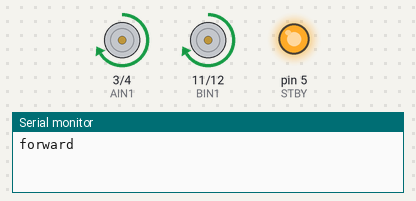
The sketch below on a simulated Arduino Uno, built with avr-gcc and run on an emulated ATmega328P. On the bench: motor-driver pin pairs drawn as motors (green arrow = first pin HIGH = forward, orange = second pin HIGH = backward, longer = more drive, scaled by the enable pin, stopped while the standby pin is LOW), output pins drawn as LEDs (lit = HIGH), the last lines printed to the serial monitor.

Above: at 2.5 s.
At 6.0 s:
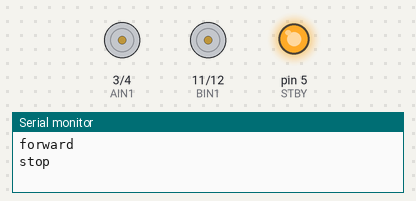
At 9.5 s:
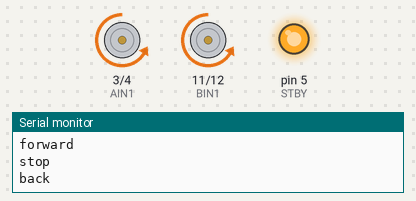
At 19.5 s:
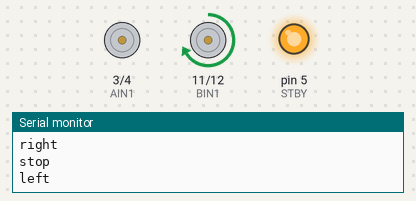
Timing chart, 0 to 28.6 s (numbered marks = the images above):
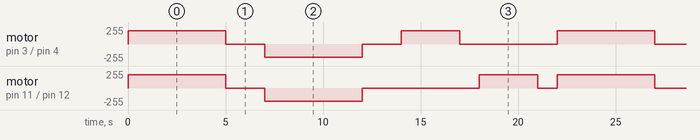

The sketch:

motor_driver.ino
```cpp
int STBY = 5;

int AIN1 = 3;
int AIN2 = 4;
int PWMA = 9;

int BIN1 = 11;
int BIN2 = 12;
int PWMB = 10;

void setup() {
  Serial.begin(9600);

  pinMode(STBY, OUTPUT);
  pinMode(AIN1, OUTPUT);
  pinMode(AIN2, OUTPUT);
  pinMode(PWMA, OUTPUT);
  pinMode(BIN1, OUTPUT);
  pinMode(BIN2, OUTPUT);
  pinMode(PWMB, OUTPUT);

  digitalWrite(STBY, HIGH);  // disable standby
}

void forward() {
  digitalWrite(AIN1, HIGH);
  digitalWrite(AIN2, LOW);
  digitalWrite(BIN1,HIGH);
  digitalWrite(BIN2,LOW);
  analogWrite(PWMB, 200);
  analogWrite(PWMA,200);
}
void right() {
  digitalWrite(AIN1, HIGH);
  digitalWrite(AIN2, LOW);
  digitalWrite(BIN1,LOW);
  digitalWrite(BIN2,LOW);
  analogWrite(PWMB, 200);
  analogWrite(PWMA,200);
}
void left() {
  digitalWrite(AIN1, LOW);
  digitalWrite(AIN2, LOW);
  digitalWrite(BIN1,HIGH);
  digitalWrite(BIN2,LOW);
  analogWrite(PWMB, 200);
  analogWrite(PWMA,200);
}
void back() {
  digitalWrite(AIN1, LOW);
  digitalWrite(AIN2, HIGH);
  digitalWrite(BIN1,LOW);
  digitalWrite(BIN2,HIGH);
  analogWrite(PWMB, 200);
  analogWrite(PWMA, 200);
}

void stop() {
  digitalWrite(AIN1, LOW);
  digitalWrite(AIN2, LOW);
  digitalWrite(BIN1,LOW);
  digitalWrite(BIN2,LOW);
  analogWrite(PWMB, 0);
  analogWrite(PWMA, 0);
}

void loop() {
  forward();
  Serial.println("forward");
  delay(5000);
  stop();
  Serial.println("stop");
  delay(2000);
  back();
  Serial.println("back");
  delay(5000);
  stop();
  Serial.println("stop");
  delay(2000);
  right();
  Serial.println("right");
  delay(3000);
  stop();
  Serial.println("stop");
  delay(1000);
  left();
  Serial.println("left");
  delay(3000);
  stop();
  Serial.println("stop");
  delay(1000);
}
```

Measured:
- by itself, motor on pin 3 (AIN1) / pin 4 (AIN2): repeats every 22.0 s: stopped 2.0 s, backward 200/255 5.0 s, stopped 2.0 s, forward 200/255 3.0 s, stopped 5.0 s, forward 200/255 5.0 s
- by itself, motor on pin 11 (BIN1) / pin 12 (BIN2): repeats every 22.0 s: stopped 2.0 s, backward 200/255 5.0 s, stopped 6.0 s, forward 200/255 3.0 s, stopped 1.0 s, forward 200/255 5.0 s
